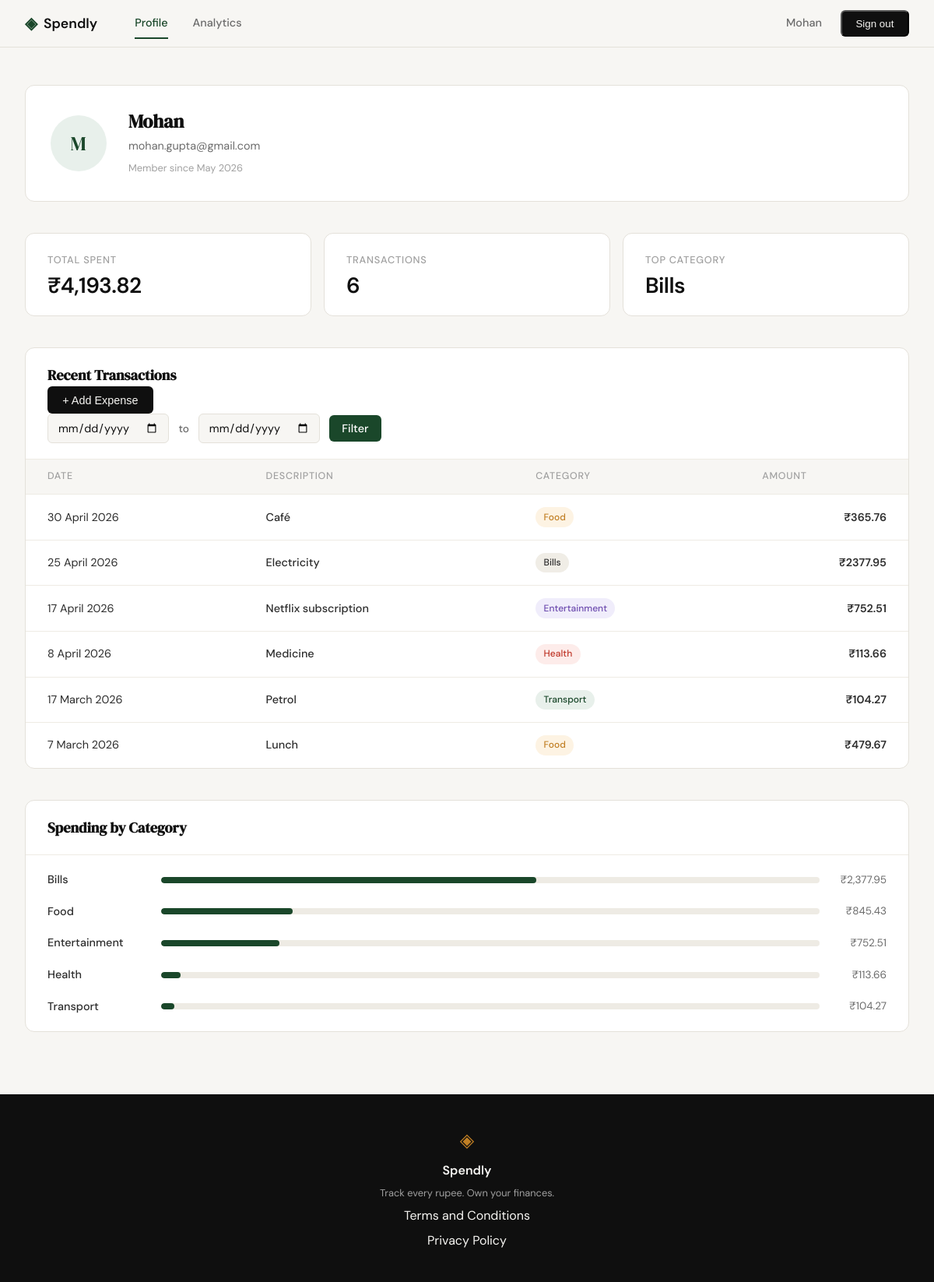
Page /profile (signed in) on the earlier database version.
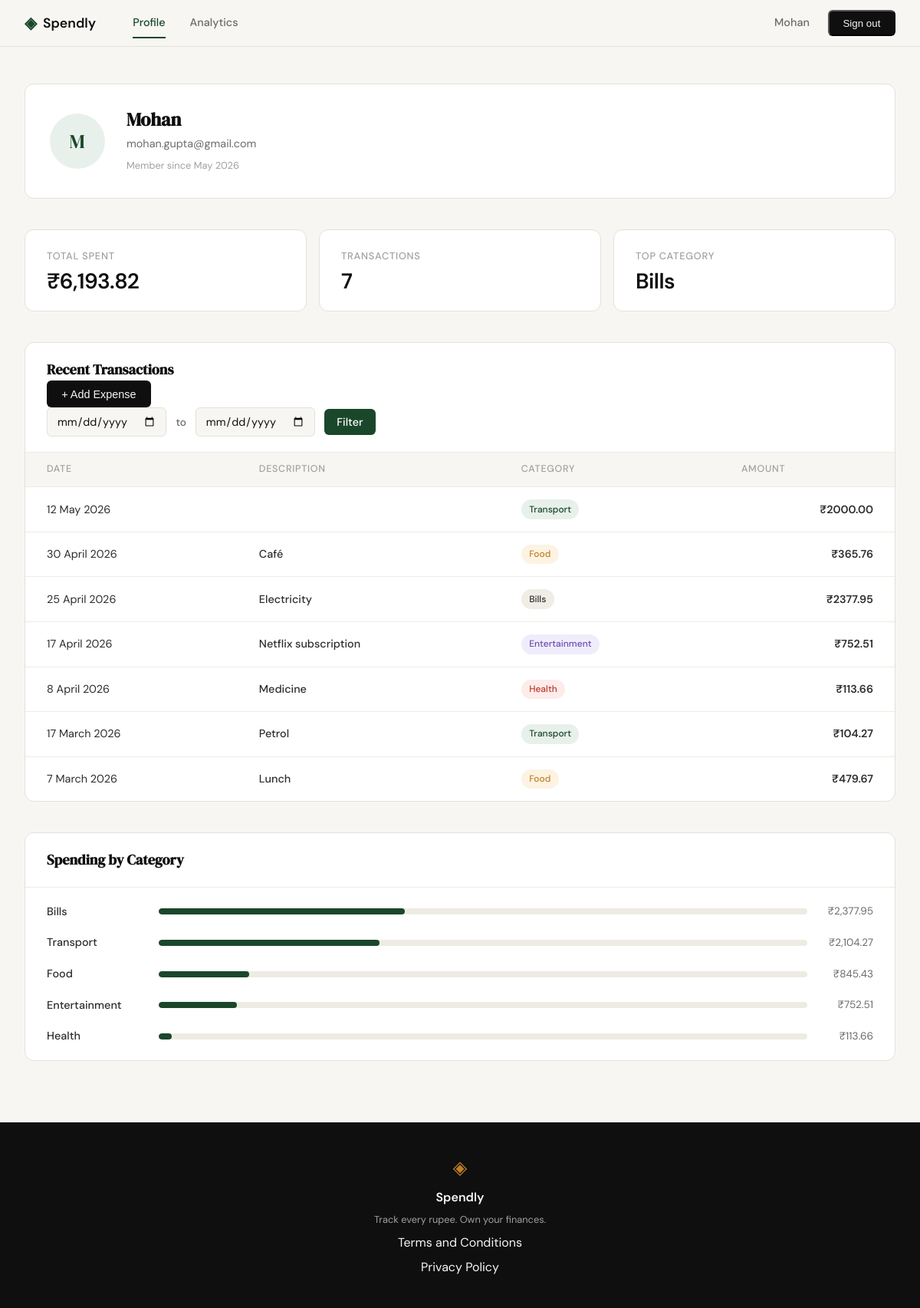
Same page on the later database version.
### tables this page shows
CREATE TABLE users (
            id INTEGER PRIMARY KEY AUTOINCREMENT,
            name TEXT NOT NULL,
            email TEXT UNIQUE NOT NULL,
            password_hash TEXT NOT NULL,
            created_at TEXT DEFAULT CURRENT_TIMESTAMP
        );

CREATE TABLE expenses (
            id INTEGER PRIMARY KEY AUTOINCREMENT,
            user_id INTEGER NOT NULL,
            amount REAL NOT NULL,
            category TEXT NOT NULL,
            date TEXT NOT NULL,
            description TEXT,
            created_at TEXT DEFAULT CURRENT_TIMESTAMP,
            FOREIGN KEY (user_id) REFERENCES users (id)
        );

### app.py (the view)
@app.route("/profile")
def profile():
    if "user_id" not in session:
        return redirect(url_for("login"))
    today = datetime.today().strftime("%Y-%m-%d")
    form_error = None
    start_date = request.args.get('start_date', '').strip() or None
    end_date = request.args.get('end_date', '').strip() or None
    def valid_date(s):
        try:
            datetime.strptime(s, '%Y-%m-%d')
            return True
        except ValueError:
            return False
    if start_date and not valid_date(start_date):
        start_date = None
    if end_date and not valid_date(end_date):
        end_date = None
    if start_date and end_date and end_date < start_date:
        start_date, end_date = end_date, start_date
    db_user = get_user_by_id(session["user_id"])
    initials = "".join(p[0].upper() for p in db_user["name"].split()[:2])
    member_since = datetime.strptime(db_user["created_at"][:10], "%Y-%m-%d").strftime("%B %Y")
    user = {
        "name": db_user["name"],
        "email": db_user["email"],
        "initials": initials,
        "member_since": member_since,
    }
    raw_expenses = get_user_expenses(session["user_id"], start_date, end_date)
    transactions = [
        {
            "date": datetime.strptime(row["date"], "%Y-%m-%d").strftime("%-d %B %Y"),
            "description": row["description"] or "",
            "category": row["category"],
            "amount": f"₹{row['amount']:.2f}",
        }
        for row in raw_expenses
    ]
    categories = get_category_stats(session["user_id"], start_date, end_date)
    total_amount = sum(row["amount"] for row in raw_expenses) if raw_expenses else 0.0
    tx_count = len(raw_expenses)
    top_cat = "—"
    if raw_expenses:
        cat_totals = {}
        for row in raw_expenses:
            cat = row["category"]
            cat_totals[cat] = cat_totals.get(cat, 0) + row["amount"]
        top_cat = max(cat_totals, key=cat_totals.get)
    stats = {
        "total_spent": f"₹{total_amount:,.2f}",
        "transactions": tx_count,
        "top_category": top_cat,
    }
    return render_template(
        "profile.html",
        user=user,
        stats=stats,
        transactions=transactions,
        categories=categories,
        start_date=start_date or '',
        end_date=end_date or '',
        filter_active=bool(start_date or end_date),
        today=today,
        form_error=form_error,
    )

### database/db.py (called while the page is built)
def get_db():
    db_path = os.path.join(os.path.dirname(__file__), '..', 'spendly.db')
    conn = sqlite3.connect(db_path)
    conn.row_factory = sqlite3.Row
    conn.execute('PRAGMA foreign_keys = ON')
    return conn

def get_user_by_id(user_id):
    conn = get_db()
    cursor = conn.cursor()
    cursor.execute('SELECT * FROM users WHERE id = ?', (user_id,))
    user = cursor.fetchone()
    conn.close()
    return user

def get_user_expenses(user_id, start_date=None, end_date=None):
    conn = get_db()
    cursor = conn.cursor()
    query = 'SELECT date, description, category, amount FROM expenses WHERE user_id = ?'
    params = [user_id]
    if start_date:
        query += ' AND date >= ?'
        params.append(start_date)
    if end_date:
        query += ' AND date <= ?'
        params.append(end_date)
    query += ' ORDER BY date DESC'
    cursor.execute(query, params)
    rows = cursor.fetchall()
    conn.close()
    return rows

def get_category_stats(user_id, start_date=None, end_date=None):
    conn = get_db()
    cursor = conn.cursor()
    query = 'SELECT category, SUM(amount) as total FROM expenses WHERE user_id = ?'
    params = [user_id]
    if start_date:
        query += ' AND date >= ?'
        params.append(start_date)
    if end_date:
        query += ' AND date <= ?'
        params.append(end_date)
    query += ' GROUP BY category ORDER BY total DESC'
    cursor.execute(query, params)
    rows = cursor.fetchall()
    conn.close()
    grand_total = sum(row["total"] for row in rows)
    return [
        {
            "name": row["category"],
            "amount": f"₹{row['total']:,.2f}",
            "percent": round((row["total"] / grand_total) * 100) if grand_total else 0,
        }
        for row in rows
    ]

### templates/profile.html (shortened to what this page needs)
{% extends "base.html" %}
{% block content %}
<section class="profile-section">
    <div class="profile-card">
        <div class="profile-avatar">{{ user.initials }}</div>
        <div class="profile-meta">
            <h1 class="profile-name">{{ user.name }}</h1>
            <p class="profile-email">{{ user.email }}</p>
            <p class="profile-since">Member since {{ user.member_since }}</p>
        </div>
    </div>
    <div class="stats-row">
        <div class="stat-card">
            <div class="stat-label">Total Spent</div>
            <div class="stat-value">{{ stats.total_spent }}</div>
        </div>
        <div class="stat-card">
            <div class="stat-label">Transactions</div>
            <div class="stat-value">{{ stats.transactions }}</div>
        </div>
        <div class="stat-card">
            <div class="stat-label">Top Category</div>
            <div class="stat-value">{{ stats.top_category }}</div>
        </div>
    </div>
    <div class="section-card">
        <div class="section-header">
            <h2 class="section-title">Recent Transactions</h2>
            <button type="button" class="btn-add-expense" onclick="openAddExpenseModal()">+ Add Expense</button>
            <form class="date-filter-form" method="GET" action="{{ url_for('profile') }}">
                <input type="date" name="start_date" value="{{ start_date }}" class="filter-input">
                <span class="filter-sep">to</span>
                <input type="date" name="end_date" value="{{ end_date }}" class="filter-input">
                <button type="submit" class="filter-btn">Filter</button>
            </form>
        </div>
        <table class="txn-table">
            <thead>
                <tr>
                    <th>Date</th>
                    <th>Description</th>
                    <th>Category</th>
                    <th class="txn-amount">Amount</th>
                </tr>
            </thead>
            <tbody>
                {% for txn in transactions %}
                <tr>
                    <td class="txn-date">{{ txn.date }}</td>
                    <td class="txn-desc">{{ txn.description }}</td>
                    <td>
                        <span class="badge badge--{{ txn.category | lower }}">{{ txn.category }}</span>
                    </td>
                    <td class="txn-amount">{{ txn.amount }}</td>
                </tr>
                {% else %}
                <tr>
                    <td colspan="4" class="empty-state">No expenses found for this period.</td>
                </tr>
                {% endfor %}
            </tbody>
        </table>
    </div>
    <div class="section-card">
        <div class="section-header">
            <h2 class="section-title">Spending by Category</h2>
        </div>
        <div class="cat-list">
            {% for cat in categories %}
            <div class="cat-row">
                <span class="cat-name">{{ cat.name }}</span>
                <div class="bar-track">
                    <div class="bar-fill" style="--bar: {{ cat.percent }}%"></div>
                </div>
                <span class="cat-amount">{{ cat.amount }}</span>
            </div>
            {% else %}
            <p class="empty-state">No categories found for this period.</p>
            {% endfor %}
        </div>
    </div>
</section>
{% endblock %}

### templates/base.html (shortened to what this page needs)
<!DOCTYPE html>
<html lang="en">
<head>
    <link rel="stylesheet" href="{{ url_for('static', filename='css/style.css') }}">
</head>
<body>
    <nav class="navbar">
        <div class="nav-inner">
            <a href="{{ url_for('landing') }}" class="nav-brand">
                <span class="brand-icon">◈</span>
                <span class="brand-name">Spendly</span>
            </a>
            <div class="nav-menu">
                {% if session.get("user_id") %}
                    <a href="{{ url_for('profile') }}" class="nav-menu-item {% if request.endpoint == 'profile' %}active{% endif %}">Profile</a>
                    <a href="{{ url_for('analytics') }}" class="nav-menu-item {% if request.endpoint == 'analytics' %}active{% endif %}">Analytics</a>
                {% endif %}
            </div>
            <div class="nav-links">
                {% if session.get("user_id") %}
                    <span style="color: var(--ink-muted); font-size: 0.9rem;">{{ session.get("user_name") }}</span>
                    <form method="POST" action="{{ url_for('logout') }}" style="display:inline;">
                        <button type="submit" class="nav-cta">Sign out</button>
                    </form>
                {% else %}
                    <a href="{{ url_for('login') }}">Sign in</a>
                    <a href="{{ url_for('register') }}" class="nav-cta">Get started</a>
                {% endif %}
            </div>
        </div>
    </nav>
    <main class="main-content">
        {% block content %}{% endblock %}
    </main>
    <footer class="footer">
        <div class="footer-inner">
            <span class="brand-icon">◈</span>
            <span class="footer-name">Spendly</span>
            <p class="footer-copy">Track every rupee. Own your finances.</p>
            <a href="/terms">Terms and Conditions</a>
            <a href="/privacy">Privacy Policy</a>
        </div>
    </footer>
</body>
</html>

Differences in the rows shown:
added expenses: date "12 May 2026", category "Transport", amount "₹2000.00"
Other differences:
{{ stats.total_spent }}: "₹4,193.82" → "₹6,193.82"
{{ stats.transactions }}: "6" → "7"
{{ cat.percent }}: 57 → 38 (drawn)
{{ cat.percent }}: 20 → 14 (drawn)
{{ cat.percent }}: 18 → 12 (drawn)
{{ cat.percent }}: 3 → 2 (drawn)
new list line: "Transport ₹2,104.27"
list line gone: "Transport ₹104.27"
